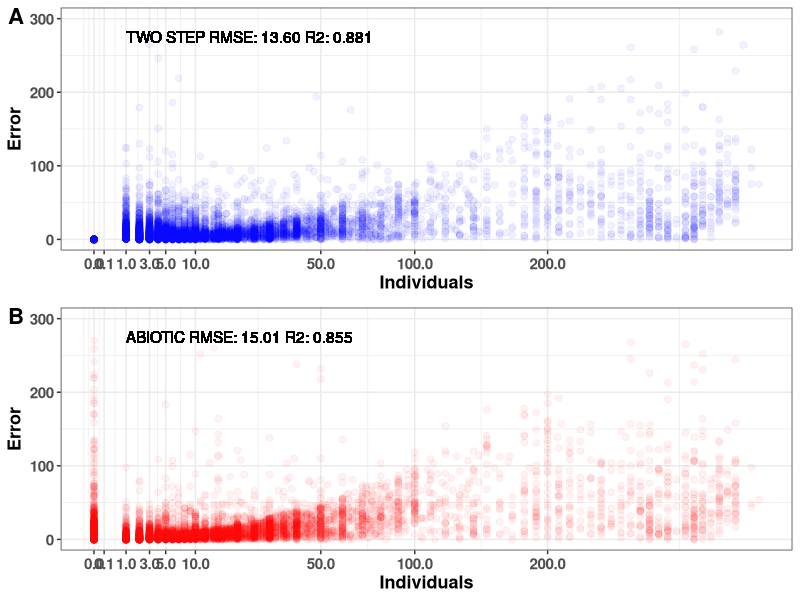
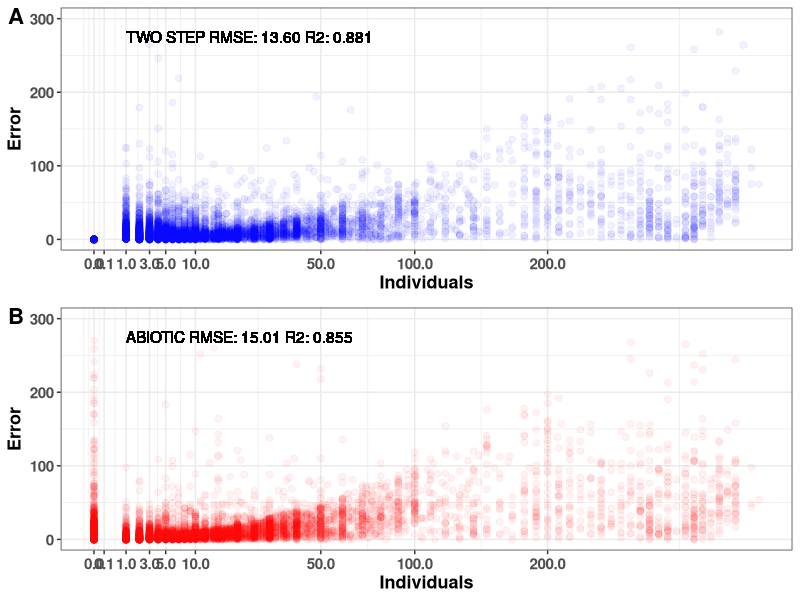

Write the R code that produced these figures, in order.
# Plot prediction errors of the ABIOTIC and TWO STEP methods
# Author: Javier Garcia-Algarra
# August 2021
#
# The script reads one simulation run of ABIOTIC and TWO STEP methods and
# plot the prediction errors (e = |y - y'|) by number of individuals for all
# species
#
# Results: plots/Errors_indivs (both .png and. tiff) 


library("Metrics")
library(grid)
library(gridExtra)
library(cowplot)
library(ggplot2)
twosteppred <- read.csv("../results/TWO_STEP_rfpred.csv")
#twosteppred <- read.csv("../results/ALLFEATURES_pred.csv")

abiopred <- read.csv("../results/abiopred.csv")

rmse_twostep <- rmse(twosteppred$real,twosteppred$prediction)
rse_twostep <- rse(twosteppred$real,twosteppred$prediction)
twosteppred$error <- abs(twosteppred$real - round(twosteppred$prediction))

rmse_abio <- rmse(abiopred$real,abiopred$prediction)
rse_abio <- rse(abiopred$real,abiopred$prediction)
abiopred$error <- abs(abiopred$real - round(abiopred$prediction))

print(sprintf("twostep      RMSE: %.02f RSE: %.03f",rmse_twostep,rse_twostep))
print(sprintf("ABIOTIC RMSE: %.02f RSE: %.03f",rmse_abio,rse_abio))

mybreaks=c(0,0.1,1,3,5,10,50,100,200,500)

plot_error <- function(datos,relleno="blue",titulo=""){
  p <- ggplot(data=datos)+
       geom_point(aes(x=real,y=error),size=2, shape=19, color=relleno, alpha=0.05)+
       geom_text(x=1, y=275, label=titulo, hjust=0) + 
       scale_x_sqrt(breaks=mybreaks)+
       ylim(c(0,300))+theme_bw()+ylab("Error")+xlab("Individuals")+
       theme(        axis.text = element_text(face="bold", size=11),
                     axis.title.x = element_text(face="bold", size=13),
                     axis.title.y  = element_text(face="bold", size=13))
    
  return(p)
}

perror_twostep <- plot_error(twosteppred,titulo=sprintf("TWO STEP RMSE: %.02f R2: %.03f",rmse_twostep,1-rse_twostep)) 
perror_abio <- plot_error(abiopred,relleno="red",titulo=sprintf("ABIOTIC RMSE: %.02f R2: %.03f",rmse_abio,1-rse_abio)) 

he_plot <- 10
wi_plot <- 8
odir <- "../plots"
if (!dir.exists(odir))
  dir.create(odir)
ppi <- 300
nfile <- paste0(odir,"/Errors_indivs")
png(paste0(nfile,".png"), width = wi_plot*ppi, height = he_plot*ppi, res=ppi)
g <- plot_grid(
  perror_twostep, perror_abio,
  ncol = 1,labels=c("A","B"),
  label_size = 16
)
print(g)
dev.off()

tiff(paste0(nfile,".tiff"), units="in", width = wi_plot, height = he_plot, res=ppi)
print(g)
dev.off()
